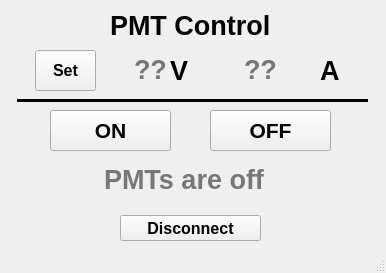
<?xml version="1.0" encoding="UTF-8"?>
<ui version="4.0">
 <class>MainWindow</class>
 <widget class="QMainWindow" name="MainWindow">
  <property name="geometry">
   <rect>
    <x>0</x>
    <y>0</y>
    <width>386</width>
    <height>273</height>
   </rect>
  </property>
  <property name="focusPolicy">
   <enum>Qt::ClickFocus</enum>
  </property>
  <property name="windowTitle">
   <string>MainWindow</string>
  </property>
  <property name="autoFillBackground">
   <bool>false</bool>
  </property>
  <widget class="QWidget" name="centralwidget">
   <widget class="QLabel" name="label">
    <property name="geometry">
     <rect>
      <x>110</x>
      <y>-10</y>
      <width>181</width>
      <height>71</height>
     </rect>
    </property>
    <property name="font">
     <font>
      <pointsize>20</pointsize>
      <weight>75</weight>
      <italic>false</italic>
      <bold>true</bold>
     </font>
    </property>
    <property name="text">
     <string>PMT Control</string>
    </property>
   </widget>
   <widget class="QPushButton" name="push_on">
    <property name="geometry">
     <rect>
      <x>50</x>
      <y>110</y>
      <width>121</width>
      <height>41</height>
     </rect>
    </property>
    <property name="font">
     <font>
      <pointsize>16</pointsize>
      <weight>75</weight>
      <bold>true</bold>
     </font>
    </property>
    <property name="text">
     <string>ON</string>
    </property>
   </widget>
   <widget class="QTextEdit" name="status_window">
    <property name="enabled">
     <bool>false</bool>
    </property>
    <property name="geometry">
     <rect>
      <x>100</x>
      <y>160</y>
      <width>191</width>
      <height>41</height>
     </rect>
    </property>
    <property name="font">
     <font>
      <pointsize>20</pointsize>
      <weight>75</weight>
      <bold>true</bold>
     </font>
    </property>
    <property name="frameShape">
     <enum>QFrame::NoFrame</enum>
    </property>
    <property name="frameShadow">
     <enum>QFrame::Plain</enum>
    </property>
    <property name="lineWidth">
     <number>0</number>
    </property>
    <property name="placeholderText">
     <string>PMTs are off</string>
    </property>
   </widget>
   <widget class="QPushButton" name="push_off">
    <property name="geometry">
     <rect>
      <x>210</x>
      <y>110</y>
      <width>121</width>
      <height>41</height>
     </rect>
    </property>
    <property name="font">
     <font>
      <pointsize>16</pointsize>
      <weight>75</weight>
      <bold>true</bold>
     </font>
    </property>
    <property name="text">
     <string>OFF</string>
    </property>
   </widget>
   <widget class="QTextEdit" name="current_voltage">
    <property name="enabled">
     <bool>false</bool>
    </property>
    <property name="geometry">
     <rect>
      <x>130</x>
      <y>50</y>
      <width>51</width>
      <height>41</height>
     </rect>
    </property>
    <property name="font">
     <font>
      <pointsize>20</pointsize>
      <weight>75</weight>
      <bold>true</bold>
     </font>
    </property>
    <property name="frameShape">
     <enum>QFrame::NoFrame</enum>
    </property>
    <property name="frameShadow">
     <enum>QFrame::Plain</enum>
    </property>
    <property name="lineWidth">
     <number>0</number>
    </property>
    <property name="placeholderText">
     <string>??</string>
    </property>
   </widget>
   <widget class="QTextEdit" name="current_current">
    <property name="enabled">
     <bool>false</bool>
    </property>
    <property name="geometry">
     <rect>
      <x>240</x>
      <y>50</y>
      <width>76</width>
      <height>41</height>
     </rect>
    </property>
    <property name="font">
     <font>
      <pointsize>20</pointsize>
      <weight>75</weight>
      <bold>true</bold>
     </font>
    </property>
    <property name="frameShape">
     <enum>QFrame::NoFrame</enum>
    </property>
    <property name="frameShadow">
     <enum>QFrame::Plain</enum>
    </property>
    <property name="lineWidth">
     <number>0</number>
    </property>
    <property name="placeholderText">
     <string>??</string>
    </property>
   </widget>
   <widget class="QLabel" name="label_2">
    <property name="geometry">
     <rect>
      <x>170</x>
      <y>50</y>
      <width>31</width>
      <height>41</height>
     </rect>
    </property>
    <property name="font">
     <font>
      <pointsize>20</pointsize>
      <weight>75</weight>
      <italic>false</italic>
      <bold>true</bold>
     </font>
    </property>
    <property name="text">
     <string>V</string>
    </property>
   </widget>
   <widget class="QLabel" name="label_3">
    <property name="geometry">
     <rect>
      <x>320</x>
      <y>50</y>
      <width>31</width>
      <height>41</height>
     </rect>
    </property>
    <property name="font">
     <font>
      <pointsize>20</pointsize>
      <weight>75</weight>
      <italic>false</italic>
      <bold>true</bold>
     </font>
    </property>
    <property name="text">
     <string>A</string>
    </property>
   </widget>
   <widget class="QPushButton" name="recall_button">
    <property name="geometry">
     <rect>
      <x>35</x>
      <y>50</y>
      <width>61</width>
      <height>41</height>
     </rect>
    </property>
    <property name="font">
     <font>
      <pointsize>12</pointsize>
      <weight>75</weight>
      <bold>true</bold>
     </font>
    </property>
    <property name="text">
     <string>Set</string>
    </property>
   </widget>
   <widget class="Line" name="line">
    <property name="geometry">
     <rect>
      <x>17</x>
      <y>90</y>
      <width>351</width>
      <height>20</height>
     </rect>
    </property>
    <property name="frameShadow">
     <enum>QFrame::Plain</enum>
    </property>
    <property name="lineWidth">
     <number>3</number>
    </property>
    <property name="orientation">
     <enum>Qt::Horizontal</enum>
    </property>
   </widget>
   <widget class="QPushButton" name="push_disconnect">
    <property name="geometry">
     <rect>
      <x>120</x>
      <y>215</y>
      <width>141</width>
      <height>26</height>
     </rect>
    </property>
    <property name="font">
     <font>
      <pointsize>12</pointsize>
      <weight>75</weight>
      <bold>true</bold>
     </font>
    </property>
    <property name="text">
     <string>Disconnect</string>
    </property>
   </widget>
  </widget>
  <widget class="QMenuBar" name="menubar">
   <property name="geometry">
    <rect>
     <x>0</x>
     <y>0</y>
     <width>386</width>
     <height>21</height>
    </rect>
   </property>
  </widget>
  <widget class="QStatusBar" name="statusbar"/>
 </widget>
 <resources/>
 <connections/>
</ui>
